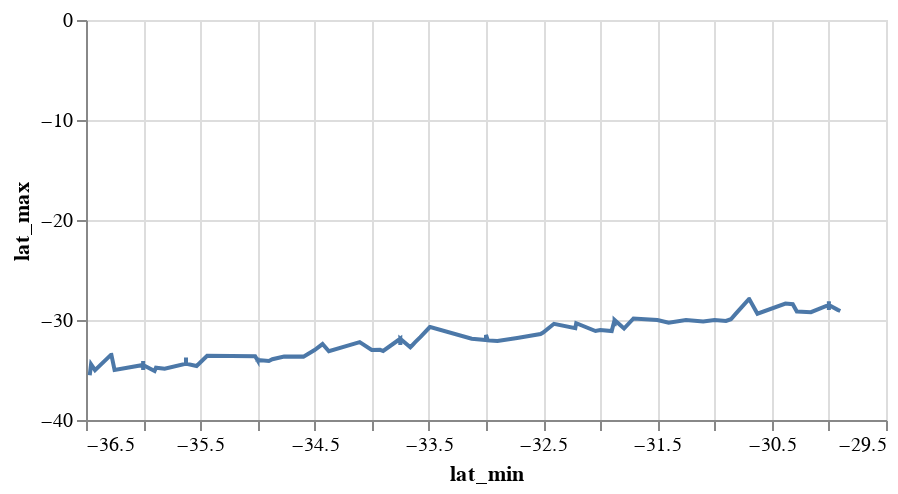

The code cell stored with this chart in its notebook:
### Markdown cell above
Check linearity between `lat_min`, `lat_max`:

### Code cell
alt.Chart(data_smp).mark_line().encode(
    x="lat_min",
    y='lat_max',
).properties(
    width=400,
    height=200
)

### Figure 1 — Vega-Lite specification as saved in the notebook (floating-point values rounded to 4 significant figures; data arrays with more than 128 entries replaced by an {"elided": "..."} marker saying what was removed)
{"config": {"view": {"continuousWidth": 400, "continuousHeight": 300}}, "data": {"name": "data-1a21d071043228af47981747c90525ed"}, "mark": "line", "encoding": {"x": {"field": "lat_min", "type": "quantitative"}, "y": {"field": "lat_max", "type": "quantitative"}}, "height": 200, "width": 400, "$schema": "https://vega.github.io/schema/vega-lite/v4.17.0.json", "datasets": {"data-1a21d071043228af47981747c90525ed": {"elided": "2000 records"}}}
